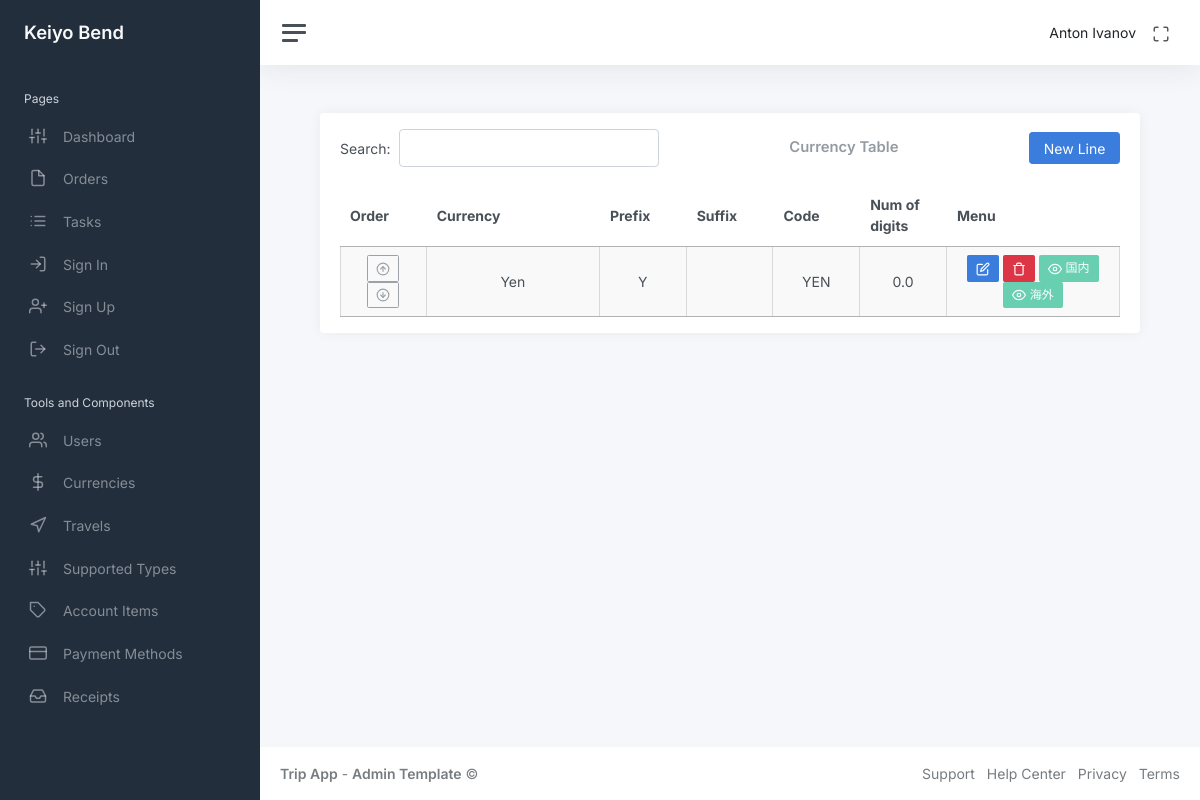
/admin_menu/currency_table (signed in), run on an earlier commit of the app's database.
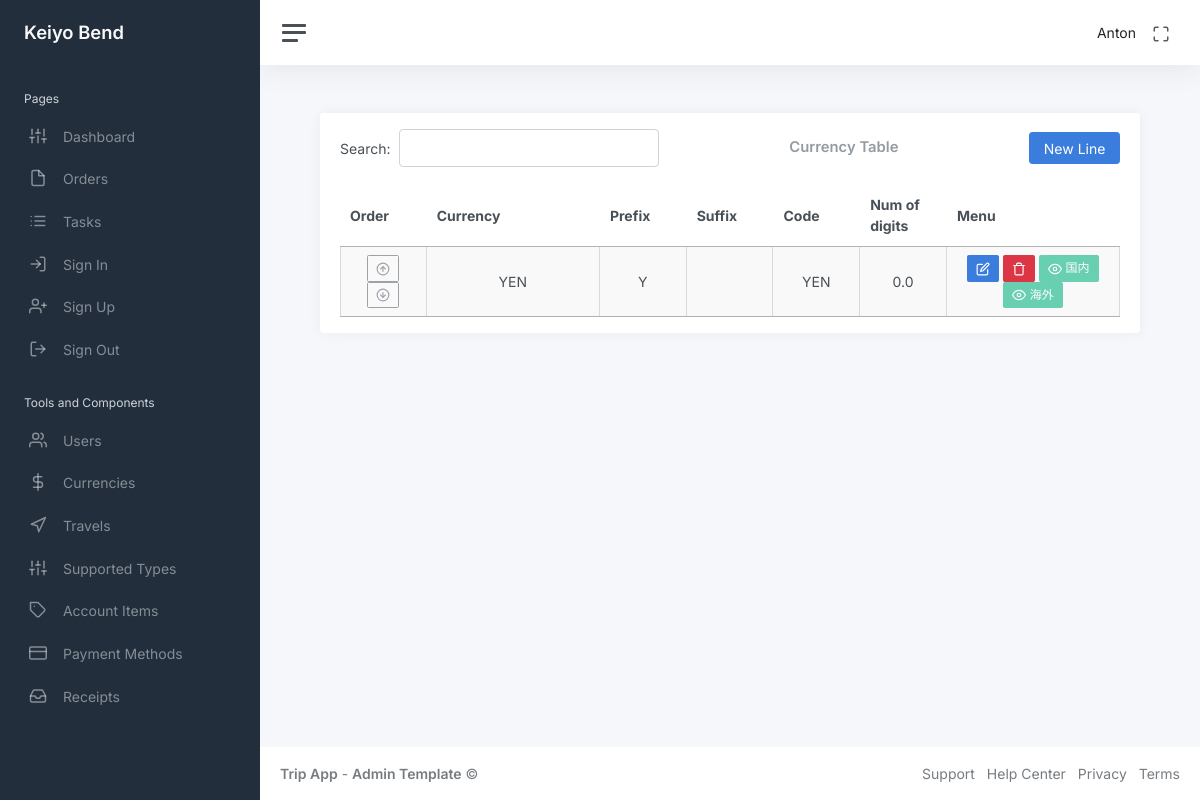
And on a later commit of the database.
### app/auth/models/user.py (models this page shows, shortened)
class User(UserMixin, db.Model):
    id: so.Mapped[int] = so.mapped_column(primary_key=True)
    name: so.Mapped[str] = so.mapped_column(sa.String(64), index=True, default=None)
    email: so.Mapped[str] = so.mapped_column(sa.String(120), index=True, unique=True)
    password_hash: so.Mapped[Optional[str]] = so.mapped_column(sa.String(256))
    admin: so.Mapped[bool] = so.mapped_column(sa.Boolean(), default=False)
    is_show: so.Mapped[bool] = so.mapped_column(sa.Boolean(), default=True)
    orders_rel = db.relationship("Order", back_populates="user", cascade="all, delete-orphan")

### app/admin/models/currencies.py (models this page shows, shortened)
class Currencies(db.Model):
    id: so.Mapped[int] = so.mapped_column(primary_key=True)
    name: so.Mapped[str] = so.mapped_column(sa.String(), nullable=False, default=None)
    prefix: so.Mapped[str] = so.mapped_column(sa.String(), default=None)
    suffix: so.Mapped[str] = so.mapped_column(sa.String(), default=None)
    code: so.Mapped[str] = so.mapped_column(sa.String(), nullable=False, default=None)
    decimal: so.Mapped[float] = so.mapped_column(sa.Float(), nullable=False)
    order: so.Mapped[int] = so.mapped_column(sa.Integer(), nullable=False, index=True, default=1)
    is_show_japan: so.Mapped[bool] = so.mapped_column(sa.Boolean(), nullable=False, default=True)
    is_show_world: so.Mapped[bool] = so.mapped_column(sa.Boolean(), nullable=False, default=True)
    rates = db.relationship("Rates", back_populates="currency", cascade="all, delete-orphan")
    details = db.relationship("Details", back_populates="currency", cascade="all, delete-orphan")

### app/admin/routes/currencies/currency_table.py (the view)
@bp.route("/admin_menu/currency_table")
@login_required
def currency_table():
    currencies = db.session.scalars(sa.select(Currencies).order_by(Currencies.order)).all()
    return render_template(
        "admin/currency_table.html", title="Currency Table", currencies=currencies
    )

### app/auth/models/user.py (called while the page is built)
@login.user_loader
def load_user(id):
    return db.session.get(User, int(id))

### app/admin/templates/admin/currency_table.html (shortened to what the changed rows need)
<!DOCTYPE html>
{% extends "main/base.html" %}
{% block content %}
<div class="container-fluid p-0">
    <div class="row">
        <div class="col-md-12 ms-sm-auto col-lg-12 px-md-4">
            <div class="card flex-fill">
                <div class="card-body py-0 mb-3">
                    <table class="display cell-border" style="width: 100%" id="currencyTable">
                        <thead>
                            <tr style="text-align: center;">
                                <th class="col-order">Order</th>
                                <th class="col-currency">Currency</th>
                                <th class="col-prefix">Prefix</th>
                                <th class="col-suffix">Suffix</th>
                                <th class="col-code">Code</th>
                                <th class="col-num">Num of digits</th>
                                <th class="col-menu">Menu</th>
                            </tr>
                        </thead>
                        <tbody>
                            {% for currency in currencies %}
                            <tr data-id="{{ currency.id }}" data-order="{{ currency.order }}" class="text-center">
                                <td style="text-align:center">
                                    <button class="btn btn-sm btn-outline-secondary move-up"><i class="align-middle"
                                            data-feather="arrow-up-circle"></i></button>
                                    <button class="btn btn-sm btn-outline-secondary move-down"><i class="align-middle"
                                            data-feather="arrow-down-circle"></i></button>
                                </td>
                                <td class="view-mode currency-cell">{{ currency.name }}</td>
                                <td class="view-mode">{{ currency.prefix }}</td>
                                <td class="view-mode">{{ currency.suffix }}</td>
                                <td class="view-mode">{{ currency.code }}</td>
                                <td class="view-mode">{{ currency.decimal }}</td>
                                <td style="text-align:center">
                                    <button class="btn btn-primary btn-sm btn-edit"><i class="align-middle"
                                            data-feather="edit"></i></button>
                                    <button class="btn btn-danger btn-sm btn-delete"><i class="align-middle"
                                            data-feather="trash"></i></button>
                                    <button
                                        class="btn btn-sm btn-show-japan {{ 'btn-success' if currency.is_show_japan else 'btn-danger' }}"
                                        disabled>
                                        {% if currency.is_show_japan %}
                                        <i class="align-middle" data-feather="eye"></i> 国内
                                        {% else %}
                                        <i class="align-middle" data-feather="eye-off"></i> 国内
                                        {% endif %}
                                    </button>
                                    <button
                                        class="btn btn-sm btn-show-world {{ 'btn-success' if currency.is_show_world else 'btn-danger' }}"
                                        disabled>
                                        {% if currency.is_show_world %}
                                        <i class="align-middle" data-feather="eye"></i> 海外
                                        {% else %}
                                        <i class="align-middle" data-feather="eye-off"></i> 海外
                                        {% endif %}
                                    </button>
                                </td>
                            </tr>
                            {% endfor %}
                        </tbody>
                    </table>
                </div>
            </div>
        </div>
    </div>
</div>
{% endblock %}

### app/main/templates/main/navbar.html (shortened to what this page needs)
<!DOCTYPE html>
<nav class="navbar navbar-expand navbar-light navbar-bg">
    <a class="sidebar-toggle js-sidebar-toggle">
        <i class="hamburger align-self-center"></i>
    </a>
    <div class="navbar-collapse collapse">
        <ul class="navbar-nav navbar-align">
            <li class="nav-item dropdown">
                <a class="nav-link d-none d-sm-inline-block">
                    <span class="text-dark">{{ current_user.name }}</span>
                </a>
            </li>
            <li class="nav-item">
                <a id="fullscreenButton" class="nav-link d-none d-sm-inline-block">
                    <i class="align-middle" data-feather="maximize"></i>
                </a>
            </li>
        </ul>
    </div>
</nav>

What changed in the data, as far as the page shows it:
changed User: name "Anton Ivanov" → "Anton"
changed Currencies "YEN": name "Yen" → "YEN"
